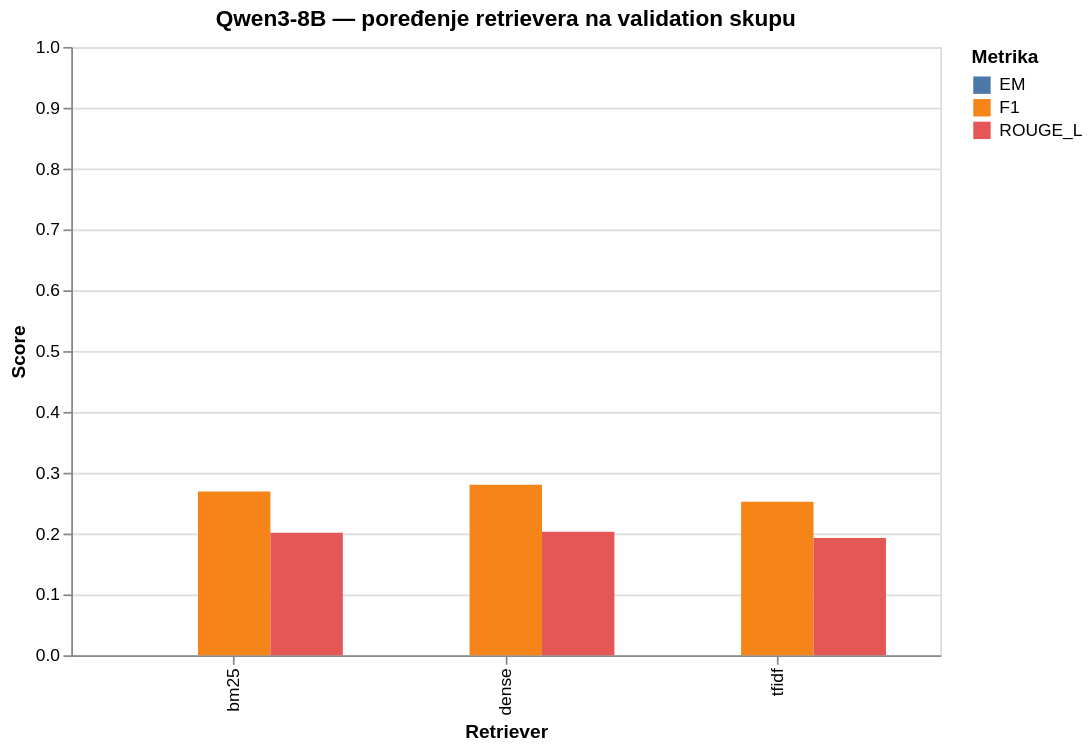

Notebook source saved alongside this figure:
### Markdown cell above
## Comparing Retrievers on Validation

### Code cell
metrics_plot_df = metrics_df.melt(
    id_vars="retriever",
    value_vars=["EM", "F1", "ROUGE_L"],
    var_name="metric",
    value_name="score",
)

alt.Chart(metrics_plot_df).mark_bar().encode(
    x=alt.X("retriever:N", title="Retriever"),
    y=alt.Y("score:Q", title="Score", scale=alt.Scale(domain=[0, 1])),
    color=alt.Color("metric:N", title="Metrika"),
    xOffset="metric:N",
    tooltip=["retriever", "metric", alt.Tooltip("score:Q", format=".3f")],
).properties(
    title=f"Qwen3-8B — poređenje retrievera na {SPLIT} skupu",
    width=500,
    height=350,
)

### Figure 1 — Vega-Lite specification as saved in the notebook (floating-point values rounded to 4 significant figures)
{"config": {"view": {"continuousWidth": 300, "continuousHeight": 300}}, "data": {"name": "data-62c1e13085be604fee8dcc3a4486e245"}, "mark": {"type": "bar"}, "encoding": {"color": {"field": "metric", "title": "Metrika", "type": "nominal"}, "tooltip": [{"field": "retriever", "type": "nominal"}, {"field": "metric", "type": "nominal"}, {"field": "score", "format": ".3f", "type": "quantitative"}], "x": {"field": "retriever", "title": "Retriever", "type": "nominal"}, "xOffset": {"field": "metric", "type": "nominal"}, "y": {"field": "score", "scale": {"domain": [0, 1]}, "title": "Score", "type": "quantitative"}}, "height": 350, "title": "Qwen3-8B — poređenje retrievera na validation skupu", "width": 500, "$schema": "https://vega.github.io/schema/vega-lite/v5.20.1.json", "datasets": {"data-62c1e13085be604fee8dcc3a4486e245": [{"retriever": "dense", "metric": "EM", "score": 0.0}, {"retriever": "bm25", "metric": "EM", "score": 0.0}, {"retriever": "tfidf", "metric": "EM", "score": 0.0}, {"retriever": "dense", "metric": "F1", "score": 0.2801}, {"retriever": "bm25", "metric": "F1", "score": 0.2691}, {"retriever": "tfidf", "metric": "F1", "score": 0.2521}, {"retriever": "dense", "metric": "ROUGE_L", "score": 0.2028}, {"retriever": "bm25", "metric": "ROUGE_L", "score": 0.2013}, {"retriever": "tfidf", "metric": "ROUGE_L", "score": 0.1925}]}}
